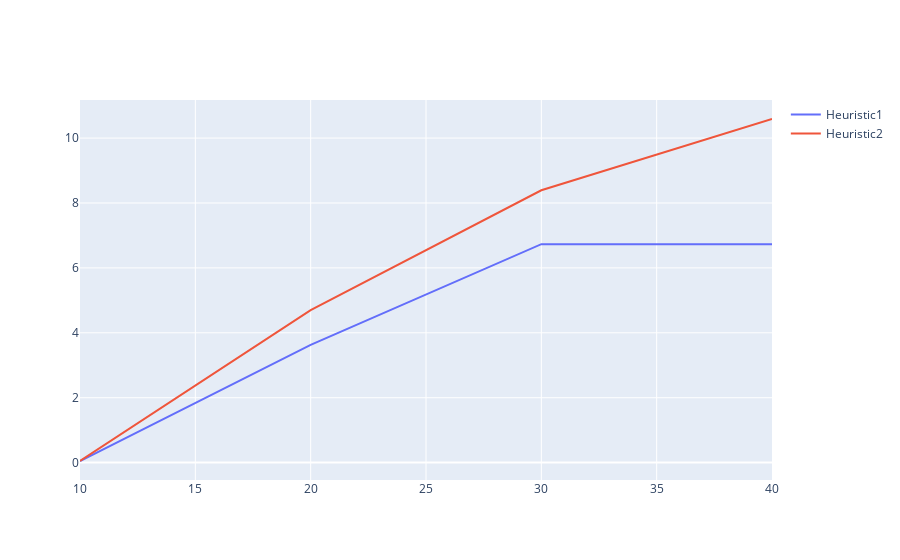

The notebook cell saved with this chart:
### Code cell
R = [10, 20, 30, 40, 50]

trace0 = go.Scatter(
    x = R,
    y = errorsH1,
    mode = 'lines',
    name = 'Heuristic1'
)

trace1 = go.Scatter(
    x = R,
    y = errorsH2,
    mode = 'lines',
    name = 'Heuristic2'
)

data = [trace0, trace1]

iplot(data)

### Figure 1 — Plotly figure (JSON) as saved in the notebook; plotly's stock layout.template omitted (floating-point values rounded to 4 significant figures)
{"data": [{"mode": "lines", "name": "Heuristic1", "type": "scatter", "x": [10, 20, 30, 40, 50], "y": [0.05001, 3.631, 6.732, 6.728]}, {"mode": "lines", "name": "Heuristic2", "type": "scatter", "x": [10, 20, 30, 40, 50], "y": [0.05189, 4.696, 8.393, 10.59]}], "layout": {}}
